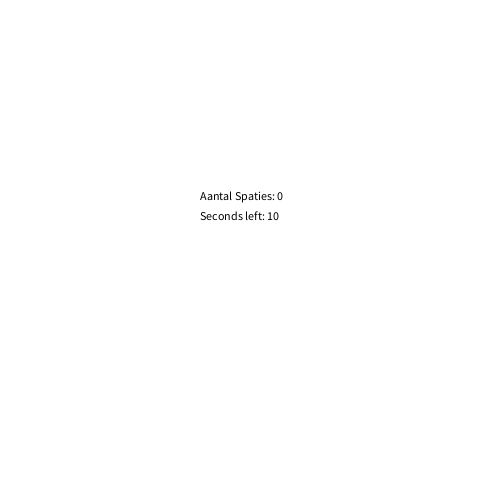
Frame 1 (no input)
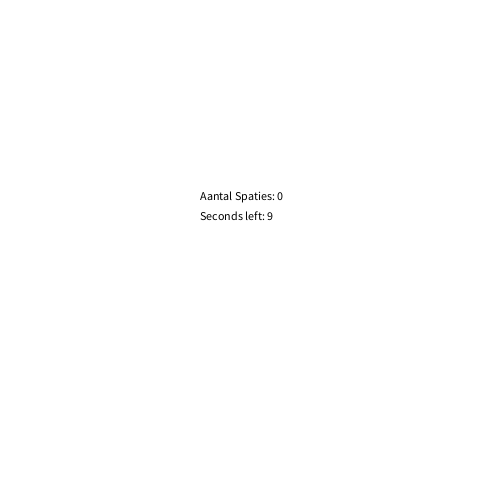
Frame 60 (the mouse pressed at the canvas centre just before this capture)
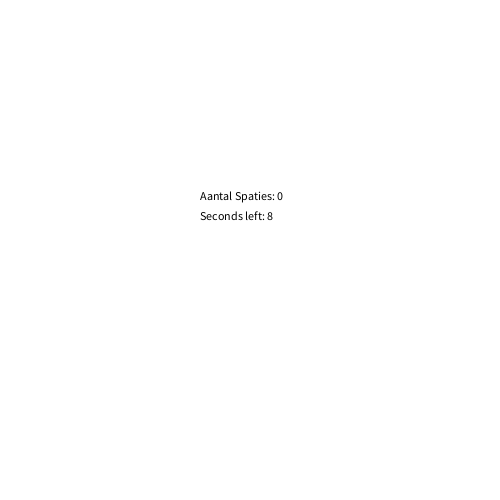
Frame 120 (the mouse held since frame 60 and released just before this capture)

The Processing sketch that drew these frames (run headless with seeded random() and noise(); from frame 60 on, the mouse is pressed at the canvas centre):

// Processing sketch: Sketch_H12_2
// ── Sketch_H12_2.pde
int spatiesAantal = 0;
int seconden;
boolean spaties = true;
int secondsleft;
boolean stop = false;


void setup(){
  size(500,500);
}

void draw(){
  background(255,255,255);
  
  seconden = millis()/1000;
  secondsleft = 10 - seconden;
  if(seconden >= 10){
    spaties = false;
   
  }

  fill(0,0,0);
  text("Aantal Spaties: " + spatiesAantal, 200, 200);
  text("Seconds left: " + secondsleft, 200, 220);
}

void keyReleased(){
  if(keyCode == 32 && spaties){
    spatiesAantal++;
  }
}
